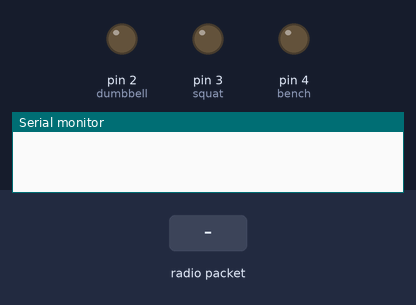
A sketch run on a simulated Arduino Uno, built with avr-gcc and run on an emulated ATmega328P. Shown: output pins drawn as LEDs (lit = HIGH), the last lines printed to the serial monitor. The inputs (shaded band) are chosen by the test bench. No radio packets arrive unless stated.

Above: at 1.2 s.
1.3 s: radio packet "dumbon" arrives
At 1.6 s:
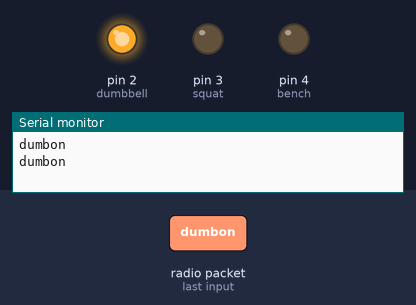
2.8 s: radio packet "squaton" arrives
At 3.9 s:
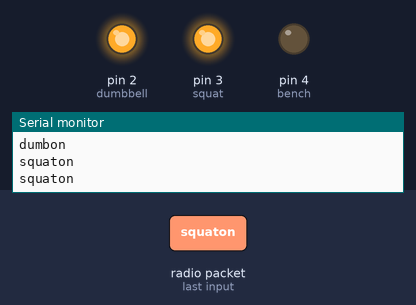
4.3 s: radio packet "dumboff" arrives
At 5.1 s:
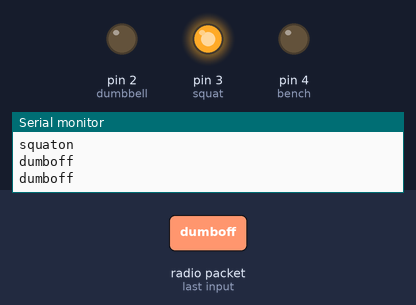
5.8 s: radio packet "benchon" arrives
At 6.2 s:
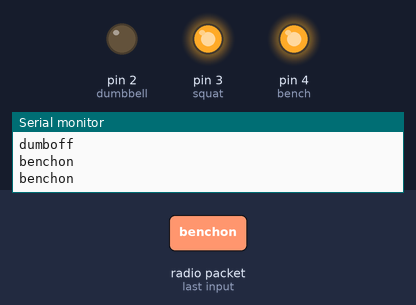
7.3 s: radio packet "squatoff" arrives
At 8.5 s:
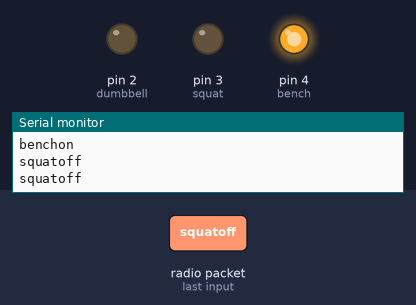
8.8 s: radio packet "dumbon" arrives
At 9.7 s:
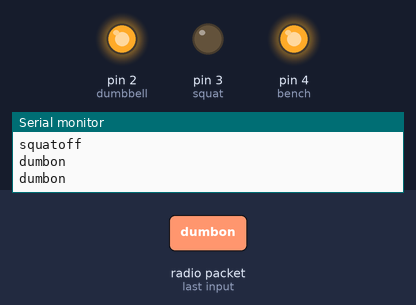
Timing chart, 0 to 11.3 s (numbered marks = the images above; inputs shaded):
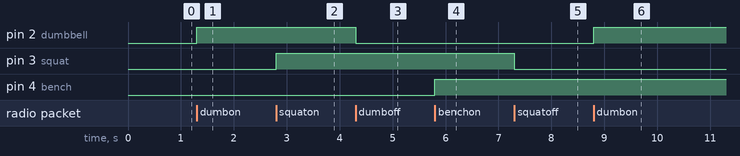

The sketch:

Reciever.ino
```cpp
//intializes libraries
#include <SPI.h>
#include <nRF24L01.h>
#include <RF24.h>

//initializes the transceiver chip
RF24 radio(7,8); //CS,CSN

int dumbbell = 2;
int squat = 3;
int bench = 4;

//********************IMPORTANT*************************************
//the pipe address isn't the address of the transceiver chip, it is the address of the
//connection between two transceiver chips. This means that if the transmitter and
//receiver don't have the same pipe address, they won't communicate. So make sure they
//are the same in both pieces of code.
const byte address[6] = "00002";

void setup() {
  // put your setup code here, to run once:

  //starts up serial monitor
  Serial.begin(9600);

  //starts up the radio using the address from before
  radio.begin();
  radio.openReadingPipe(0, address);

  //set the PA level to minimum to stop it from jamming if too close to other transceivers
  radio.setPALevel(RF24_PA_MIN);

  //makes the chip start to listen for signals
  radio.startListening();

  //sets the pins connected to the ethernet shield arduino as outputs
  pinMode(dumbbell, OUTPUT);
  pinMode(squat, OUTPUT);
  pinMode(bench, OUTPUT);
}

void loop() {

  //if a signal is found
  if  (radio.available()) {

    //The number of characters in this string is the max amount that a received message can be.
    //So, if your text array is only 3 letters long. It will only save "Hel" from the message "Hello."
    const char text[] = "xxxxxxxxxxx"; //10

    //reads the message and stores it in text
    radio.read(&text, sizeof(text));

    //converts the received character array into a string
    String text2 = text;

    //Prints to the serial monitor both the unconverted and converted message for debugging purposes.
    //this line can be freely skipped or removed.
    Serial.println(text);
    Serial.println(text2);

    //checks to see if the message received was "dumbon" and sends a high signal if true
    if(text2.indexOf("dumbon")>-1){
      digitalWrite(dumbbell,HIGH);
    }

    //checks to see if the message received was "dumboff" and sends a low signal if true
    if(text2.indexOf("dumboff")>-1){
      digitalWrite(dumbbell,LOW);
    }

    //checks to see if the message received was "squaton" and sends a high signal if true
    if(text2.indexOf("squaton")>-1){
      digitalWrite(squat,HIGH);
    }

    //checks to see if the message received was "squatoff" and sends a low signal if true
    if(text2.indexOf("squatoff")>-1){
      digitalWrite(squat,LOW);
    }

    //checks to see if the message received was "benchon" and sends a high signal if true
    if(text2.indexOf("benchon")>-1){
      digitalWrite(bench,HIGH);
    }

    //checks to see if the message received was "benchoff" and sends a low signal if true
    if(text2.indexOf("benchoff")>-1){
      digitalWrite(bench,LOW);
    }
  }
}
```

Measured:
- after the input at 1.3 s, pin 2 (dumbbell): LOW → HIGH at once
- after the input at 2.8 s, pin 3 (squat): LOW → HIGH at once
- after the input at 4.3 s, pin 2 (dumbbell): HIGH → LOW at once
- after the input at 5.8 s, pin 4 (bench): LOW → HIGH at once
- after the input at 7.3 s, pin 3 (squat): HIGH → LOW at once
- after the input at 8.8 s, pin 2 (dumbbell): LOW → HIGH at once
